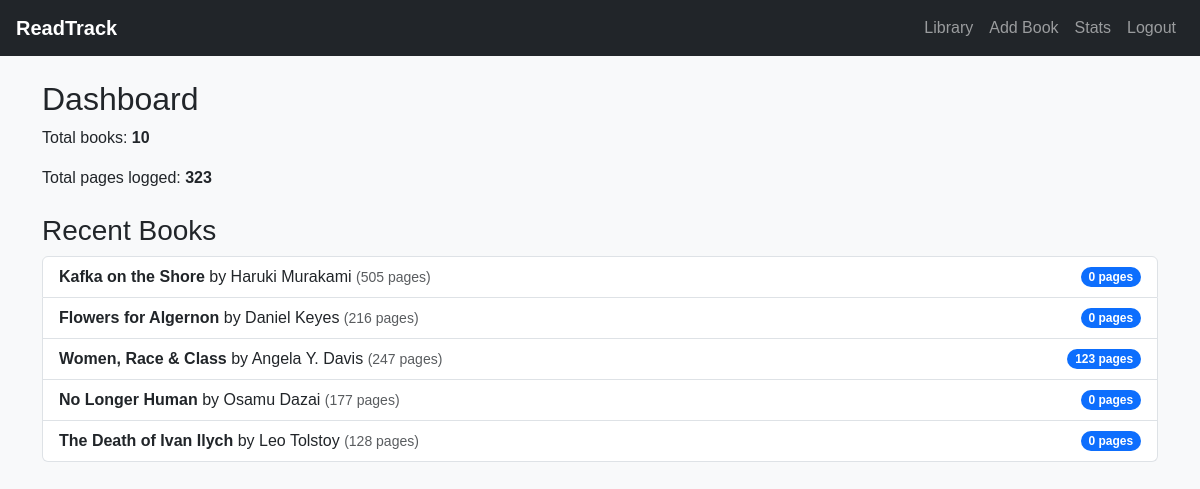
The page / (signed in) on the database its author committed.
### tables this page shows
CREATE TABLE books (
    id INTEGER PRIMARY KEY AUTOINCREMENT,
    user_id INTEGER NOT NULL,
    title TEXT NOT NULL,
    author TEXT NOT NULL,
    pages INTEGER,
    added TIMESTAMP DEFAULT CURRENT_TIMESTAMP,
    FOREIGN KEY (user_id) REFERENCES users(id)
);

### app.py (the view)
@app.route("/")
@login_required
def index():
    user_id = session["user_id"]
    books = db.execute("""
        SELECT b.id, b.title, b.author, b.pages,
               IFNULL(SUM(e.pages_read), 0) AS progress
        FROM books b
        LEFT JOIN entries e ON b.id = e.book_id
        WHERE b.user_id = ?
        GROUP BY b.id
        ORDER BY b.added DESC
        LIMIT 5
    """, user_id)
    total_books = db.execute("SELECT COUNT(*) AS c FROM books WHERE user_id = ?", user_id)[0]["c"]
    total_pages = db.execute("SELECT IFNULL(SUM(pages_read), 0) AS p FROM entries WHERE user_id = ?", user_id)[0]["p"]
    return render_template("index.html", books=books, total_books=total_books, total_pages=total_pages)

### app.py (called while the page is built)
@app.after_request
def after_request(response):
    response.headers["Cache-Control"] = "no-cache, no-store, must-revalidate"
    response.headers["Expires"] = 0
    response.headers["Pragma"] = "no-cache"
    return response

def login_required(f):
    from functools import wraps
    @wraps(f)
    def decorated_function(*args, **kwargs):
        if session.get("user_id") is None:
            return redirect("/login")
        return f(*args, **kwargs)
    return decorated_function

### templates/index.html
{% extends "layout.html" %}
{% block body %}
<h2>Dashboard</h2>
<p>Total books: <strong>{{ total_books }}</strong></p>
<p>Total pages logged: <strong>{{ total_pages }}</strong></p>
<h3 class="mt-4">Recent Books</h3>
<ul class="list-group">
    {% for b in books %}
        <li class="list-group-item d-flex justify-content-between align-items-center">
            <div>
                <a href="/book/{{ b.id }}"><strong>{{ b.title }}</strong></a> by {{ b.author }}
                {% if b.pages %}<small class="text-muted"> ({{ b.pages }} pages)</small>{% endif %}
            </div>
            <span class="badge bg-primary rounded-pill">{{ b.progress }} pages</span>
        </li>
    {% else %}
        <li class="list-group-item">No books yet — <a href="/add">add one</a>.</li>
    {% endfor %}
</ul>
{% endblock %}

### static/styles.css (style rules this page uses)
body { background: #f8f9fa; font-family: Arial, Helvetica, sans-serif; }
.list-group-item a { color: inherit; text-decoration: none; }

### rows shown on the page
books: title "Kafka on the Shore", author "Haruki Murakami", pages "505", progress "0"
books: title "Flowers for Algernon", author "Daniel Keyes", pages "216", progress "0"
books: title "Women, Race & Class", author "Angela Y. Davis", pages "247", progress "123"
books: title "No Longer Human", author "Osamu Dazai", pages "177", progress "0"
books: title "The Death of Ivan Ilych", author "Leo Tolstoy", pages "128", progress "0"

### other values the page prints
{{ total_books }} "10"
{{ total_pages }} "323"
